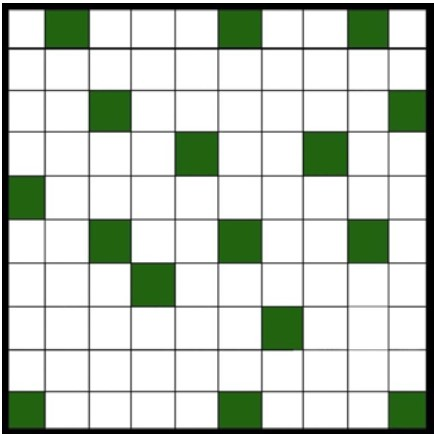
#> input picture green-squares-count/images/test.jpg, 434 x 434 px
$ python -i Grid_Count_V4.py   (imports and definitions only)
#> lines starting #> are read from the running program, lines starting #| are printed output that depends on the picture; after the words box and inside, x2 and y2 are one past the last pixel; in counts of white or black regions, pixels touching at a corner belong together
#> further down, picture is the input picture: shape (434, 434, 3); mean B, G, R 194.1, 205.1, 196.4
import cv2
import pygame
import sys
import numpy as np

path = 'corrected_green_squares_images\output_3.png'

# Initialize Pygame
# [1 line not run here, left out]

# Set up display
WIDTH, HEIGHT = 1000, 800
# [1 line that did not run here, left out]
# [1 line not run here, left out]

# Colors
WHITE = (255, 255, 255)
RED = (255, 0, 0)

# Circle properties
circle_radius = 10
circles = []

# Font
font = pygame.font.Font(None, 36)

# Clock for controlling the frame rate
clock = pygame.time.Clock()

def black_lines(image):
    # Convert image to grayscale
    gray = cv2.cvtColor(image, cv2.COLOR_BGR2GRAY)
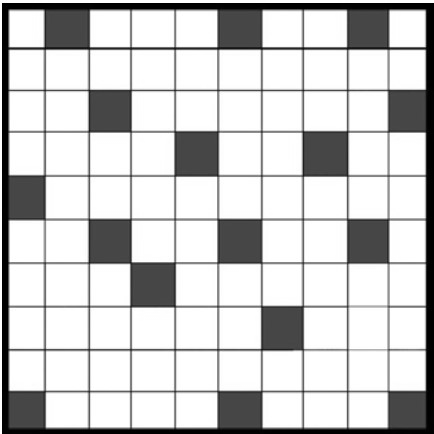
#> gray: shape (434, 434); min 0, max 255, mean 201.2

    # Apply Gaussian blur to reduce noise and detail
    blur = cv2.GaussianBlur(gray, (5, 5), 0)
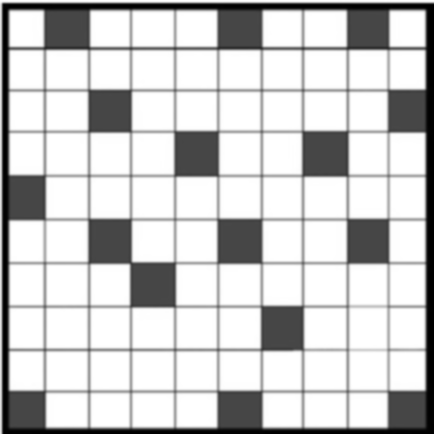
#> blur: shape (434, 434); min 0, max 255, mean 201.2

    # Apply adaptive thresholding to create a binary image
    thresh = cv2.adaptiveThreshold(blur, 255, 1, 1, 7, 1)
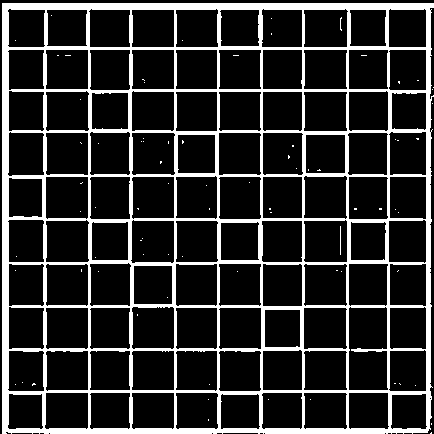
#> thresh: shape (434, 434); 18.2% white; 79 white regions (77 under 20 px), largest, box (x1, y1, x2, y2) and area: (2, 3, 434, 434) 34058, (340, 226, 341, 255) 29
    thresh = cv2.adaptiveThreshold(thresh, 255, 1, 1, 91, 4)
#> thresh: shape (434, 434); 81.8% white; 79 black regions (77 under 20 px)

    # Find contours in the thresholded image
    contours, _ = cv2.findContours(thresh, cv2.RETR_TREE, cv2.CHAIN_APPROX_SIMPLE)
#> contours = 203 contours, 99 with area under 20; largest, box (x1, y1, x2, y2) and area: (349, 307, 388, 390) 2866, (131, 220, 174, 263) 1646, (304, 220, 347, 262) 1646, (46, 177, 88, 219) 1642, (132, 133, 175, 175) 1616

    c = 0
    for i in contours:
        area = cv2.contourArea(i)
        if area > 50:
            # Draw contours on the original image in black
            cv2.drawContours(image, contours, c, (0, 0, 0), 4)
        c += 1
#> this loop made 203 passes
#> area on passes 17 to 19: 1073.5, 1189, 1041
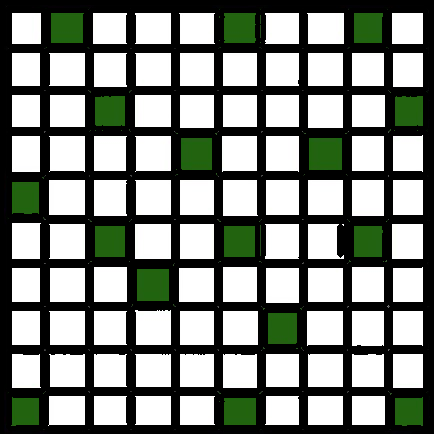
#> image: shape (434, 434, 3); mean B, G, R 126.4, 132.9, 127.8
#> after the loop, c = 203

# Load the image
# [1 line not run here, left out]

# Resize image if it is too large
# [1 line that did not run here, left out]
# [2 lines that did not run here, left out]

# Apply the black_lines function to detect and draw black lines
# [1 line not run here, left out]

# Convert image to HSV color space
# [1 line that did not run here, left out]

# Define range for green color in HSV space
lower_green = np.array([35, 30, 30])
upper_green = np.array([85, 255, 255])

# Create a mask for green color
# [1 line that did not run here, left out]

# Apply morphological opening to remove small noise
kernel = np.ones((5, 5), np.uint8)
# [1 line that did not run here, left out]

# Find contours in the green mask
# [1 line that did not run here, left out]

grid_squares = []
num_squares = 0
# [13 lines not run here, left out]

# Save the original grid squares
original_grid_squares = grid_squares.copy()

# Function to draw rectangles on the image
def draw_rectangles(image, squares):
    image_copy = image.copy()
    for rect in squares:
        top_left = rect.squeeze()[0]
        bottom_right = rect.squeeze()[2]
        cv2.rectangle(image_copy, tuple(top_left), tuple(bottom_right), [255, 0, 0], 2)
    return image_copy

# Create a copy of the image to draw rectangles on
# [1 line that did not run here, left out]

# Convert the OpenCV images to Pygame surfaces
# [1 line that did not run here, left out]
# [1 line that did not run here, left out]

# Counter and current image
counter = num_squares
# [1 line that did not run here, left out]

# Main game loop
# [65 lines not run here, left out]

>>> import cv2
>>> picture = cv2.imread('../images/test.jpg')
>>> result = black_lines(picture)
